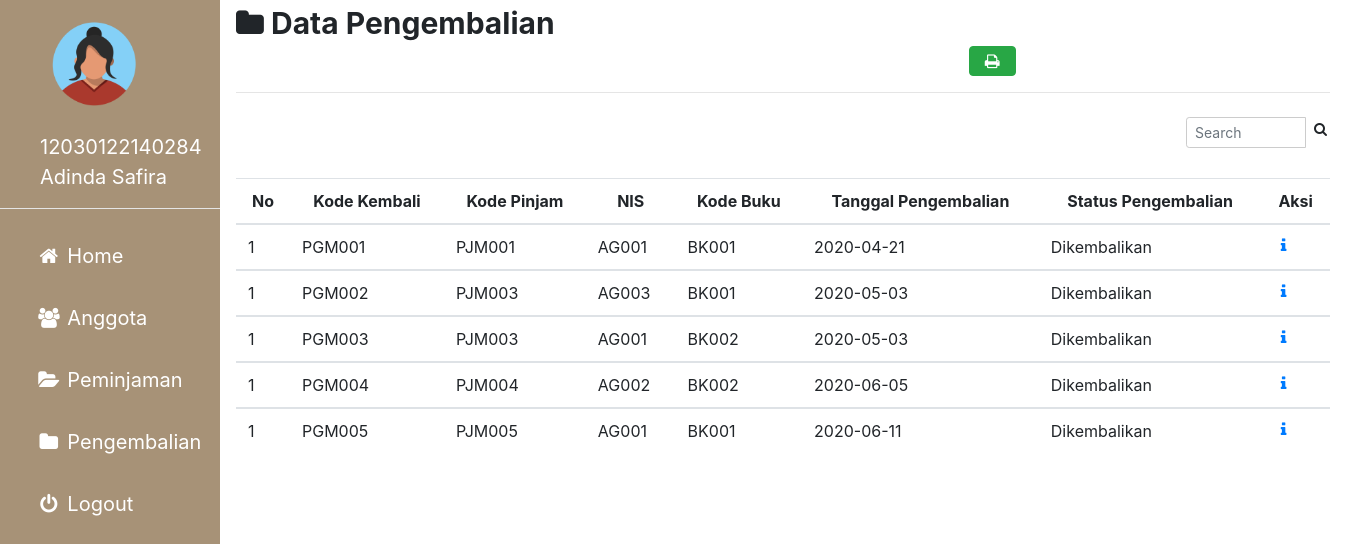
/admin/pengembalian.php (signed in), run on the app's committed database.
### tables this page shows
CREATE TABLE `pengembalian` (
  `kode_kembali` varchar(11) NOT NULL,
  `kode_pinjam` varchar(11) NOT NULL,
  `nis` varchar(11) NOT NULL,
  `kode_buku` varchar(10) NOT NULL,
  `status_pengembalian` varchar(30) NOT NULL,
  `tgl_pengembalian` date NOT NULL
);

### admin/pengembalian.php (the view, shortened to what this page needs)
<?php
include'sidebar.php';
 ?>
 <html>
 <head>
 <link rel="stylesheet" href="../img/csskonten.css">
 <link rel="stylesheet" href="../css/bootstrap.css">
 </head>
 <body>
 <div class="main">
   <b><i class="fa fa-folder"></i> Data Pengembalian</b><a href="pengembalian_print.php" target="blank" rel="tooltip" title="Print Data Pengembalian"><button type="button" name="button" class="btn btn-success" style="margin-left:67%" ><i class="fa fa-fw fa-print"></i></button>
<hr></a>
<form class="" action="" method="post">
                <div class="input-group input-group-sm" style="width: 150px; margin-left: 950px;">
                  <input type="text" name="search" class="form-control float-right" placeholder="Search">
                  <div class="input-group-append">
                    <button type="submit" class="btn btn-default"><i class="fa fa-search"></i></button>
                  </div>
                </div>
                </form>
    <table class="table table-hover">
      <thead align=center>
        <tr>
          <th scope="col">No</th>
          <th scope="col">Kode Kembali</th>
          <th scope="col">Kode Pinjam</th>
          <th scope="col">NIS</th>
          <th scope="col">Kode Buku</th>
          <th scope="col">Tanggal Pengembalian</th>
          <th scope="col">Status Pengembalian</th>
          <th scope="col" colspan="2">Aksi</th>
        </tr>
      </thead>
      <?php
      if(isset($_POST['search'])){
        $param = $_POST['search'];
        $asd = $koneksi->prepare("SELECT * FROM pengembalian WHERE kode_kembali LIKE :1 OR kode_buku LIKE :1 ");
        $asd->bindParam(':1', $param);
        $asd->execute();
      }else{
      $asd = $koneksi -> prepare("SELECT * FROM pengembalian");
      $asd -> execute();
    }
      $i = 1;
      while($data = $asd -> fetch()){
      ?>
      <tbody>
        <tr>
          <td><?php echo $i ?></td>
          <td><?php echo $data['kode_kembali']; ?></td>
          <td><?php echo $data['kode_pinjam']; ?></td>
          <td><?php echo $data['nis']; ?></td>
          <td><?php echo $data['kode_buku']; ?></td>
          <td><?php echo $data['tgl_pengembalian']; ?></td>
          <td><?php echo $data['status_pengembalian']; ?></td>
          <td colspan="2">
            <a rel="tooltip" title="Detail" href="pengembalian_detail.php?agung=<?php echo $data['kode_kembali']; ?>" >
            <i class="fa fa-fw fa-info"></i></a>
          </td>
        </tr>
      </tbody>
    <?php } ?>
    </table>
   </div>
 </body>
 </html>

### img/cssadmin.css (style rules this page uses)
body { margin: 0; font-family: "Lato", sans-serif; }

### img/csskonten.css (style rules this page uses)
.main { margin-left: 220px; padding: 1px 16px; height: 100%; font-size: 30px; }
input[type=text], input[type=password], select { width: 100%; padding: 5px 5px; margin: 8px 0; display: inline-block; border: 1px solid #ccc; box-sizing: border-box; font-size: 20px; }

### data on the page
pengembalian: kode_kembali "PGM001", kode_pinjam "PJM001", nis "AG001", kode_buku "BK001", tgl_pengembalian "2020-04-21", status_pengembalian "Dikembalikan"
pengembalian: kode_kembali "PGM002", kode_pinjam "PJM003", nis "AG003", kode_buku "BK001", tgl_pengembalian "2020-05-03", status_pengembalian "Dikembalikan"
pengembalian: kode_kembali "PGM003", kode_pinjam "PJM003", nis "AG001", kode_buku "BK002", tgl_pengembalian "2020-05-03", status_pengembalian "Dikembalikan"
pengembalian: kode_kembali "PGM004", kode_pinjam "PJM004", nis "AG002", kode_buku "BK002", tgl_pengembalian "2020-06-05", status_pengembalian "Dikembalikan"
pengembalian: kode_kembali "PGM005", kode_pinjam "PJM005", nis "AG001", kode_buku "BK001", tgl_pengembalian "2020-06-11", status_pengembalian "Dikembalikan"

### other printed values
$_SESSION['username']['id'] "12030122140284"
$_SESSION['username']['nama'] "Adinda Safira"
